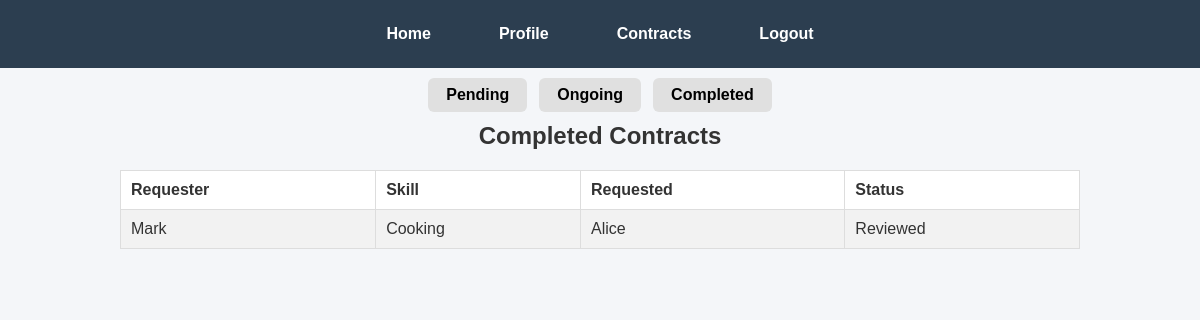
/Completed_contacts.php (signed in), run on the app's committed database.
### tables this page shows
CREATE TABLE `exchanges` (
  `id` int NOT NULL AUTO_INCREMENT,
  `skill_id` int NOT NULL,
  `requester_id` int NOT NULL,
  `status` enum('pending','ongoing','completed','cancelled') NOT NULL,
  `created_at` timestamp NULL DEFAULT CURRENT_TIMESTAMP,
  PRIMARY KEY (`id`),
  KEY `skill_id` (`skill_id`),
  KEY `requester_id` (`requester_id`),
  CONSTRAINT `exchanges_ibfk_1` FOREIGN KEY (`skill_id`) REFERENCES `skills` (`id`) ON DELETE CASCADE,
  CONSTRAINT `exchanges_ibfk_2` FOREIGN KEY (`requester_id`) REFERENCES `users` (`id`) ON DELETE CASCADE
);

CREATE TABLE `users` (
  `id` int NOT NULL AUTO_INCREMENT,
  `username` varchar(50) NOT NULL,
  `email` varchar(100) NOT NULL,
  `password` varchar(255) NOT NULL,
  `created_at` timestamp NULL DEFAULT CURRENT_TIMESTAMP,
  PRIMARY KEY (`id`),
  UNIQUE KEY `username` (`username`),
  UNIQUE KEY `email` (`email`)
);

CREATE TABLE `skills` (
  `id` int NOT NULL AUTO_INCREMENT,
  `user_id` int NOT NULL,
  `title` varchar(100) NOT NULL,
  `description` text,
  `category` varchar(50) DEFAULT NULL,
  `created_at` timestamp NULL DEFAULT CURRENT_TIMESTAMP,
  PRIMARY KEY (`id`),
  KEY `user_id` (`user_id`),
  CONSTRAINT `skills_ibfk_1` FOREIGN KEY (`user_id`) REFERENCES `users` (`id`) ON DELETE CASCADE
);

### Completed_contacts.php (the view, shortened to what this page needs)
<?php
    include 'includes/db.php';
    include 'includes/header.php';
    $user_id = $_SESSION["user_id"];
    $Completed = $conn ->query("SELECT
        e.id AS exchange_id,
        e.requester_id,
        u1.username AS requester,
        s.title AS skill,
        u2.id AS requested_id,
        u2.username AS requested,
        e.status
    FROM exchanges e
    JOIN skills s ON e.skill_id = s.id
    JOIN users u1 ON e.requester_id = u1.id
    JOIN users u2 ON s.user_id = u2.id
    WHERE (e.status = 'completed' or e.status = 'cancelled')
      AND (u2.id = $user_id OR u1.id = $user_id)
");
?>
<ul class="contract-nav">
            <li><a href="/Contracts.php">Pending</a></li>
            <li><a href="/Ongoing_contracts.php">Ongoing</a></li>
            <li><a href="/Completed_contacts.php">Completed</a></li>
</ul>
<h2>Completed Contracts</h2>
<table>
<tr><th>Requester</th><th>Skill</th><th>Requested</th><th>Status</th></tr>
<?php
$reviewCheck = $conn->prepare("
    SELECT id FROM reviews
    WHERE exchange_id = ? AND user_id = ?
");
?>
<?php while($row = $Completed->fetch_assoc()): ?>
<tr>
    <td><?php echo htmlspecialchars($row['requester']); ?></td>
    <td><?php echo htmlspecialchars($row['skill']); ?></td>
    <td><?php echo htmlspecialchars($row['requested']); ?></td>
    <td><?php
        $reviewCheck->bind_param("ii", $row['exchange_id'], $user_id);
        $reviewCheck->execute();
        $hasReviewed = $reviewCheck->get_result()->num_rows > 0;
        if (!$hasReviewed):
            $reviewedUser =
                ($row['requester_id'] == $user_id)
                ? $row['requested_id']
                : $row['requester_id'];
        ?>
            <form method="get" action="review.php">
                <input type="hidden" name="exchange_id" value="<?= $row['exchange_id'] ?>">
                <input type="hidden" name="reviewed_user_id" value="<?= $reviewedUser ?>">
                <button>Leave Review</button>
            </form>
        <?php else: ?>
            Reviewed
        <?php endif; ?>
    </td>
</tr>
<?php endwhile; ?>
</table>

### assets/css/style.css (style rules this page uses)
* { margin: 0; padding: 0; box-sizing: border-box; font-family: Arial, Helvetica, sans-serif; }
h2, h3, h1 { text-align: center; }
body { background-color: #f4f6f9; color: #333; }
.contract-nav { display: flex; justify-content: center; list-style: none; padding: 10px; gap: 12px; }
.contract-nav a { display: inline-block; padding: 8px 18px; background-color: #e0e0e0; color: #000; text-decoration: none; border-radius: 6px; font-weight: 600; transition: background-color 0.2s ease, transform 0.1s ease; }
table { width: 80%; margin: 20px auto; border-collapse: collapse; background-color: #fff; }
table, th, td { border: 1px solid #ddd; }
th, td { padding: 10px; text-align: left; }
tr:nth-child(even) { background-color: #f2f2f2; }

### data on the page
exchanges: requester.username "Mark", skill.title "Cooking", users.username "Alice"
